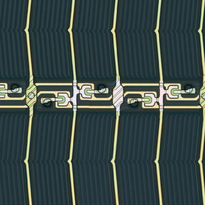
#> input picture with_label/116A1/aug/116A1_1/aug_image.png, 205 x 205 px, shrunk from 504 x 504 before the run
$ python qa_gt_generator.py
#> lines starting #> are read from the running program, lines starting #| are printed output that depends on the picture; after the words box and inside, x2 and y2 are one past the last pixel; in counts of white or black regions, pixels touching at a corner belong together
"""
Generate per-augmentation QA jsonl (qa.jsonl) based on augmented RGB and masks.
Reads aug_image.png and masks/*.png
Answers questions about the components in the augmented image: presence, count, bboxes, color (hex and CSS3 name).
"""

import os
import json
import argparse
from typing import List, Tuple, Dict
import numpy as np
import cv2
import webcolors
from colorama import init, Fore, Back, Style

OK = Fore.GREEN + "[OK]" + Style.RESET_ALL
ERR = Fore.RED + "[ERR]" + Style.RESET_ALL
TOTAL = Back.YELLOW + "[TOTAL]" + Style.RESET_ALL

def to_posix(rel_path: str) -> str:
    return rel_path.replace("\\", "/")

def list_aug_folders(root: str) -> List[str]:
    """
    Finds all augmented sample folders under root:
      <root>/<Class>/aug/<Class_n>
    """
    aug_folders: List[str] = []
    for sample_entry in os.scandir(root):
        if not sample_entry.is_dir() or sample_entry.name.startswith('.'):
            continue
        aug_dir = os.path.join(sample_entry.path, "aug")
        if not os.path.isdir(aug_dir):
            continue
        for aug_entry in os.scandir(aug_dir):
            if aug_entry.is_dir() and not aug_entry.name.startswith('.'):
                aug_folders.append(aug_entry.path)
    return aug_folders

def list_defect_folders(root: str) -> List[str]:
    """
    Finds all defect sample folders under root:
      <root>/defect/<Class>_defect/<Class>_defect_n
    """
    out: List[str] = []
    defect_root = os.path.join(root, "defect")
    if not os.path.isdir(defect_root):
        return out
    for class_def in os.scandir(defect_root):
        if not class_def.is_dir() or class_def.name.startswith('.'):
            continue
        # Expect names like "<Class>_defect"
        for sample_entry in os.scandir(class_def.path):
            if sample_entry.is_dir() and not sample_entry.name.startswith('.'):
                out.append(sample_entry.path)
    return out

def load_aug(aug_dir: str) -> Tuple[np.ndarray, Dict[str, np.ndarray]]:
    """
    Loads RGB image and all masks in aug_dir/masks.
    """
    img_path = os.path.join(aug_dir, "aug_image.png")
    rgb = cv2.imread(img_path, cv2.IMREAD_COLOR)
    if rgb is None:
        raise FileNotFoundError(f"Cannot read aug image: {img_path}")
    masks_dir = os.path.join(aug_dir, "masks")
    masks: Dict[str, np.ndarray] = {}
    if os.path.isdir(masks_dir):
        for f in sorted(os.listdir(masks_dir)):
            if not f.lower().endswith(".png"):
                continue
            p = os.path.join(masks_dir, f)
            m = cv2.imread(p, cv2.IMREAD_GRAYSCALE)
            if m is None:
                continue
            # Binarize to 0/255
            m = (m > 127).astype(np.uint8) * 255
            masks[f] = m
    return rgb, masks

def connected_components_bboxes(mask: np.ndarray, min_area: int = 0) -> Tuple[List[List[int]], np.ndarray]:
    """
    Computes 8-connected components on a binary mask (0/255)
    Returns (bboxes, filtered_mask), where bboxes is a list of [x1,y1,x2,y2] (inclusive)
    for each kept instance, and filtered_mask is a binary mask (0/255) containing only
    the kept instances.
    Set min_area to filter out tiny specks
    """
    if mask.dtype != np.uint8:
        mask = mask.astype(np.uint8)
    bin01 = (mask > 0).astype(np.uint8)
    num, labels, stats, centroids = cv2.connectedComponentsWithStats(bin01, connectivity=8)
    min_area = max(int(min_area), 0)
    bboxes: List[List[int]] = []
    kept_labels: List[int] = []
    for lbl in range(1, num):  # skip background 0
        area = int(stats[lbl, cv2.CC_STAT_AREA])
        if area < min_area:
            continue
        x = int(stats[lbl, cv2.CC_STAT_LEFT])
        y = int(stats[lbl, cv2.CC_STAT_TOP])
        w = int(stats[lbl, cv2.CC_STAT_WIDTH])
        h = int(stats[lbl, cv2.CC_STAT_HEIGHT])
        if w <= 0 or h <= 0:
            continue
        x1, y1 = x, y
        x2, y2 = x + w - 1, y + h - 1  # inclusive
        bboxes.append([x1, y1, x2, y2])
        kept_labels.append(lbl)
    # Build filtered mask containing only kept labels
    if len(kept_labels) == 0:
        filtered_mask = np.zeros_like(mask, dtype=np.uint8)
    else:
        filtered_mask = np.isin(labels, kept_labels).astype(np.uint8) * 255
    return bboxes, filtered_mask

def most_frequent_color_hex(rgb_bgr: np.ndarray, mask: np.ndarray, bin_size: int = 16) -> str:
    '''
    Quantize masked RGB pixels into coarse bins (pix // bin_size) and linearize to a single bin_idx.
    Count bins with np.bincount and pick dom = counts.argmax() as the dominant quantized bin.
    Select pixels whose quantized coords match dom (fallback to all masked pixels if none).
    Average selected pixels per channel, round to ints and format as "#RRGGBB".
    Quantization groups similar colors and stabilizes the dominant-color estimate vs raw 24-bit mode.
    '''
    if mask is None:
        return "null"
    m = (mask > 0).astype(np.uint8) * 255
    # Erode to remove boundary bleed; fallback to original if erosion empties
    kernel = np.ones((3, 3), np.uint8)
    m_e = cv2.erode(m, kernel, iterations=1)
    use_m = m_e if np.count_nonzero(m_e) > 0 else m
    if np.count_nonzero(use_m) == 0:
        return "null"

    # Convert to RGB and select masked pixels
    rgb = cv2.cvtColor(rgb_bgr, cv2.COLOR_BGR2RGB)
    pix = rgb[use_m > 0]
    if pix.size == 0:
        return "null"

    # Quantize to reduce noise, then find dominant bin
    q = (pix // bin_size).astype(np.int32)  # values in [0, 255/bin_size]
    bases = 256 // bin_size
    bin_idx = (q[:, 0] * bases + q[:, 1]) * bases + q[:, 2]
    counts = np.bincount(bin_idx, minlength=bases * bases * bases)
    dom = int(counts.argmax())

    # Extract pixels in dominant bin and take average in original space
    q0 = dom // (bases * bases)
    q1 = (dom // bases) % bases
    q2 = dom % bases
    sel = (q[:, 0] == q0) & (q[:, 1] == q1) & (q[:, 2] == q2)
    sel_pix = pix[sel]
    if sel_pix.size == 0:
        sel_pix = pix  # fallback

    r, g, b = np.round(sel_pix.mean(axis=0)).astype(int).tolist()
    return f"#{r:02X}{g:02X}{b:02X}"

def closest_css3_color_name(hex_str: str) -> str:
    """
    Return exact CSS3 name if available; otherwise the closest CSS3 name by RGB distance (webcolors only).
    """
    if not hex_str or hex_str == "null":
        return "unknown"
    try:
        return webcolors.hex_to_name(hex_str, spec="css3")
    except Exception:
        pass
    try:
        tr, tg, tb = tuple(webcolors.hex_to_rgb(hex_str))
    except Exception:
        return "unknown"
    # Use CSS3 name set from webcolors; fall back to internal defs if needed
    try:
        from webcolors import CSS3_NAMES_TO_HEX as NAME2HEX
    except Exception:
        try:
            from webcolors._definitions import CSS3_NAMES_TO_HEX as NAME2HEX
        except Exception:
            NAME2HEX = {}
    if not NAME2HEX:
        return "unknown"
    best_name, best_d2 = "unknown", None
    for name, hx in NAME2HEX.items():
        r, g, b = tuple(webcolors.hex_to_rgb(hx))
        d2 = (tr - r) ** 2 + (tg - g) ** 2 + (tb - b) ** 2
        if best_d2 is None or d2 < best_d2:
            best_d2, best_name = d2, name
    return best_name

def comp_name_from_filename(fname: str) -> str:
    """
    Derive component name (label) from mask filename. E.g., "Com_Hole.png" -> "Com_Hole".
    """
    base = os.path.splitext(os.path.basename(fname))[0]
    return base

def comp_id_slug(label: str) -> str:
    """
    Lowercase component id slug for 'id' construction. E.g., "Com_Hole" -> "com_hole".
    """
    return label.replace(" ", "_").replace("-", "_").lower()

def build_records_for_component(
    root: str,
    aug_dir: str,
    aug_rel_image_path: str,
    label: str,
    img_w: int,
    img_h: int,
    mask: np.ndarray,
    min_area: int
) -> List[Dict]:
    """
    Build three JSONL records (count, color, bboxes) for a component label/mask.
    """
    slug = comp_id_slug(label)
    aug_name = os.path.basename(aug_dir)  # e.g., "27QHD_12"
    # Compute stats (apply min_area filtering)
    bboxes, filtered_mask = connected_components_bboxes(mask, min_area=min_area)
    count = len(bboxes)
    present = (count > 0)
    color_hex = most_frequent_color_hex(cv2.imread(os.path.join(aug_dir, "aug_image.png"), cv2.IMREAD_COLOR), filtered_mask)
    # Prepare shared meta
    meta_base = {"aug_size": [img_w, img_h], "component": label}
    # Records
    records: List[Dict] = []

    # Count (component-level)
    records.append({
        "id": f"{aug_name}_{slug}_count",
        "images": [aug_rel_image_path],
        "meta": meta_base,
        "conversations": [
            # {"from": "human", "value": f"<image>\nFor the component type: {label}.\nQuestion: How many are visible? Reply with an integer only."},
            {"from": "human", "value": f"<image>\n针对部件类型： {label}。\n问题：可见数量有多少？请仅回答一个整数。"},
            {"from": "gpt", "value": str(count)}
        ]
    })

    # Color (component-level)
    if present:
        color_name = closest_css3_color_name(color_hex)
        color_json_str = json.dumps({"hex": color_hex, "name": color_name}, separators=(",", ":"))
    else:
        color_json_str = "null"
    records.append({
        "id": f"{aug_name}_{slug}_color",
        "images": [aug_rel_image_path],
        "meta": {**meta_base, "color_format": "hex"},
        "conversations": [
            # {"from": "human", "value": f"<image>\nFor the component type: {label}.\nQuestion: Return the color as a hex string like \"#RRGGBB\" if present, otherwise return null. Reply with a single token."},
            {"from": "human", "value": f"<image>\n针对部件类型： {label}。\n问题：若存在，请以十六进制字符串格式 \"#RRGGBB\" 返回颜色，否则返回 null。"},
            {"from": "gpt", "value": color_hex if present else "null"}
        ]
    })

    # BBoxes (component-level)
    if present:
        bbox_json_str = json.dumps({"bboxes": bboxes}, separators=(",", ":"))
    else:
        bbox_json_str = "null"
    records.append({
        "id": f"{aug_name}_{slug}_bboxes",
        "images": [aug_rel_image_path],
        "meta": meta_base,
        "conversations": [
            # {"from": "human", "value": f"<image>\nFor the component type: {label}.\nQuestion: Return JSON exactly as {{\"bboxes\":[[x1,y1,x2,y2],...]}} in THIS IMAGE'S pixel coordinates; if absent return null."},
            {"from": "human", "value": f"<image>\n针对部件类型： {label}。\n问题：若存在，请严格按格式 {{\"bboxes\":[[x1,y1,x2,y2],...]}} 返回该图像像素坐标系中的边界框；若不存在则返回 null。"},
            {"from": "gpt", "value": bbox_json_str}
        ]
    })

    return records

def generate_qa_for_aug(root: str, aug_dir: str, min_area: int) -> int:
    """
    Generates qa.jsonl inside aug_dir based on aug_image.png and masks/*.png.
    Also emits a sample-level 'defect present' Q/A using meta.json['defect'] if available.
    Returns number of JSONL lines written.
    """
    rgb_bgr, masks = load_aug(aug_dir)
    h, w = rgb_bgr.shape[:2]

    # Relative image path from root
    aug_image_path = os.path.join(aug_dir, "aug_image.png")
    rel_img = to_posix(os.path.relpath(aug_image_path, root))

    # Read defect flag from meta.json (default: False if missing)
    defect_flag = False
    meta_path = os.path.join(aug_dir, "meta.json")
    if os.path.isfile(meta_path):
        try:
            with open(meta_path, "r", encoding="utf-8") as f:
                meta_obj = json.load(f)
            defect_flag = bool(meta_obj.get("defect", False))
        except Exception:
            defect_flag = False

    all_records: List[Dict] = []

    # Sample-level defect presence record (single per sample)
    aug_name = os.path.basename(aug_dir)
    all_records.append({
        "id": f"{aug_name}_defect_flag",
        "images": [rel_img],
        "meta": {"aug_size": [w, h]},
        "conversations": [
            # {"from": "human", "value": "<image>\nQuestion: Does this image contain a defect? Reply with yes or no only."},
            # {"from": "gpt", "value": "yes" if defect_flag else "no"}
            {"from": "human", "value": "<image>\n问题：该图像是否存在缺陷？请仅回答是或否。"},
            {"from": "gpt", "value": "是" if defect_flag else "否"}
        ]
    })

    # Component-level records (count, color, bboxes)
    for fname, mask in sorted(masks.items()):
        label = comp_name_from_filename(fname)
        recs = build_records_for_component(root, aug_dir, rel_img, label, w, h, mask, min_area)
        all_records.extend(recs)

    # Write qa.jsonl
    out_path = os.path.join(aug_dir, "qa.jsonl")
    with open(out_path, "w", encoding="utf-8") as f:
        for rec in all_records:
            f.write(json.dumps(rec, ensure_ascii=False))
            f.write("\n")

    print(f"{OK} {aug_dir}: wrote qa.jsonl with {len(all_records)} entries for {len(masks)} component(s).")
    return len(all_records)

def main():
    init(autoreset=True)
    ap = argparse.ArgumentParser(description="Generate qa.jsonl for augmented and/or defect sample folders.")
    ap.add_argument("-r", "--root", default=".", help="Root directory (with_label). Default: current dir")
    ap.add_argument("--only", nargs="*", help="Optional list of specific sample folder names to process (e.g., 27QHD_12 or 27QHD_defect_3).")
    ap.add_argument("--min-area", type=int, default=100, help="Minimum area in pixels for a component instance to be counted and included in bboxes/color. Default: 100")
    ap.add_argument("--aug-only", action="store_true", help="Process only augmented samples.")
    ap.add_argument("--defect-only", action="store_true", help="Process only defect samples.")
    args = ap.parse_args()

    root = os.path.abspath(args.root)

    include_aug = True
    include_defect = True
    if args.aug_only:
        include_defect = False
    if args.defect_only:
        include_aug = False

    sample_dirs: List[str] = []
    if include_aug:
        sample_dirs.extend(list_aug_folders(root))
    if include_defect:
        sample_dirs.extend(list_defect_folders(root))

    if args.only:
        names = set(args.only)
        sample_dirs = [d for d in sample_dirs if os.path.basename(d) in names]

    total_entries = 0
    total_samples = 0
    for sample_dir in sample_dirs:
        try:
            n = generate_qa_for_aug(root, sample_dir, args.min_area)
#> in load_aug, rgb is the input picture: shape (205, 205, 3); mean B, G, R 71.3, 73.1, 58.1
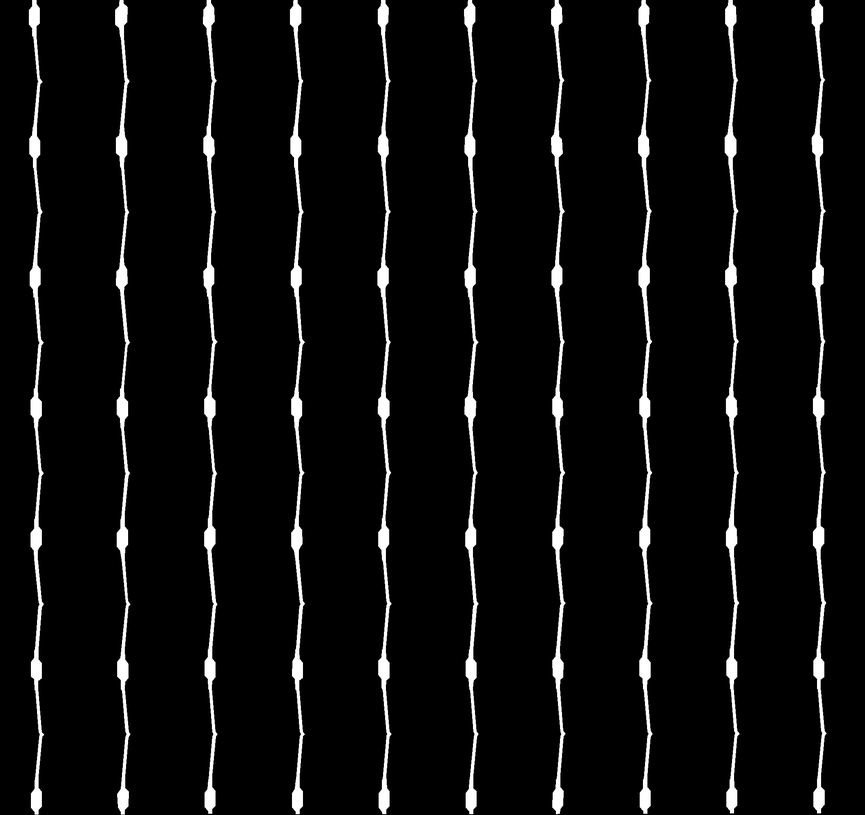
#> input picture with_label/116A1/masks/Com.png, 865 x 815 px, shrunk from 2127 x 2004 before the run, found by its file name
#> in load_aug, m is the input picture: shape (815, 865); min 0, max 255, mean 14
#> in load_aug, `m = (m > 127).astype(np.uint8) * 255`: m: shape (815, 865); 5.5% white; 10 white regions, largest, box (x1, y1, x2, y2) and area: (638, 0, 653, 814) 3905, (290, 0, 305, 814) 3892, (203, 0, 217, 814) 3890
#> in generate_qa_for_aug, `rgb_bgr, masks = load_aug(aug_dir)`: masks = 3 items
#> in generate_qa_for_aug, `label = comp_name_from_filename(fname)`: label = 'Com'
#> in connected_components_bboxes, `num, labels, stats, centroids = cv2.connectedComponentsWithStats(bin01..`:
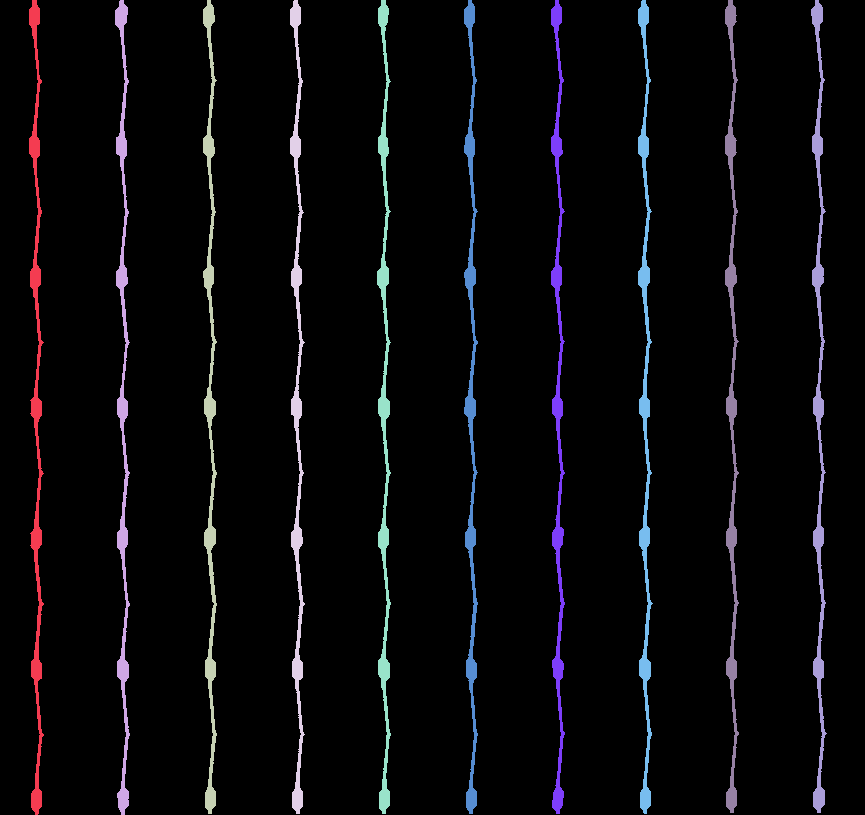
#> labels: shape (815, 865) int32; 11 distinct labels, from 0 to 10; one colour per label, 0 black
#> in connected_components_bboxes, `num, labels, stats, centroids = cv2.connectedComponentsWithStats(bin01..`: num = 11; stats = [[0, 0, 865, 815, 666431], [29, 0, 15, 815, 3809], [115, 0, 15, 815, 3828], [203, 0, 14, 814, 3890], [290, 0, 15, 814, 3892], [377, 0, 14, 814, 3873], [464, 0, 14, 814, 3868], [551, 0, 14, 814, 3787], [638, 0, 15, 814, 3905], [725, 0, 14, 813, 3835], [811, 0, 16, 813, 3857]]; centroids = [[432.2, 407], [36.3, 408.8], [122.9, 406.1], [210.2, 409.1], [297.2, 408.6], [384.2, 409.5], [471.1, 406.6], [558, 409], [645, 407.1], [731.8, 401.8], [818.8, 405.4]]
#> the loop in connected_components_bboxes, `for lbl in range(1, num):` made 10 passes
#> (area, x, w, h, x1, x2, y2) on passes 1 to 10: (3809, 29, 15, 815, 29, 43, 814), (3828, 115, 15, 815, 115, 129, 814), (3890, 203, 14, 814, 203, 216, 813), (3892, 290, 15, 814, 290, 304, 813), (3873, 377, 14, 814, 377, 390, 813), (3868, 464, 14, 814, 464, 477, 813), (3787, 551, 14, 814, 551, 564, 813), (3905, 638, 15, 814, 638, 652, 813), (3835, 725, 14, 813, 725, 738, 812), (3857, 811, 16, 813, 811, 826, 812)
#> after the loop in connected_components_bboxes, `for lbl in range(1, num):`: bboxes = [[29, 0, 43, 814], [115, 0, 129, 814], [203, 0, 216, 813], [290, 0, 304, 813], [377, 0, 390, 813], [464, 0, 477, 813], [551, 0, 564, 813], [638, 0, 652, 813], [725, 0, 738, 812], [811, 0, 826, 812]]; kept_labels = [1, 2, 3, 4, 5, 6, 7, 8, 9, 10]
#> in build_records_for_component, `count = len(bboxes)`: count = 10
#> in build_records_for_component, `present = (count > 0)`: present = True
#> in most_frequent_color_hex, `m_e = cv2.erode(m, kernel, iterations=1)`:
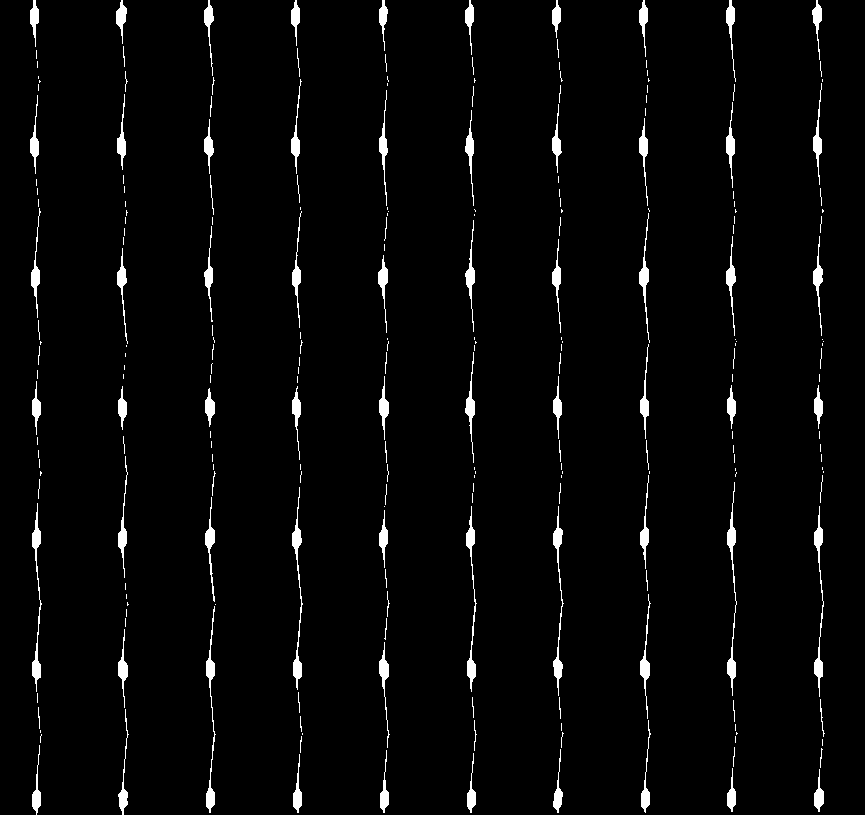
#> m_e: shape (815, 865); 2.8% white; 236 white regions (136 under 20 px), largest, box (x1, y1, x2, y2) and area: (292, 487, 303, 690) 576, (727, 482, 737, 696) 570, (32, 503, 42, 692) 555
            total_entries += n
            total_samples += 1
        except Exception as e:
            print(f"{ERR} {sample_dir}: {e}")

    print(f"{TOTAL} Wrote {total_entries} JSONL lines across {total_samples} sample folders.")

if __name__ == "__main__":
    main()
